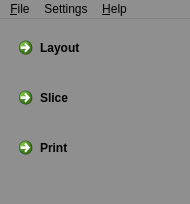
<?xml version="1.0" encoding="UTF-8"?>
<ui version="4.0">
 <class>MainWindow</class>
 <widget class="QMainWindow" name="MainWindow">
  <property name="geometry">
   <rect>
    <x>0</x>
    <y>0</y>
    <width>190</width>
    <height>204</height>
   </rect>
  </property>
  <property name="palette">
   <palette>
    <active>
     <colorrole role="Base">
      <brush brushstyle="SolidPattern">
       <color alpha="255">
        <red>255</red>
        <green>255</green>
        <blue>255</blue>
       </color>
      </brush>
     </colorrole>
     <colorrole role="Window">
      <brush brushstyle="SolidPattern">
       <color alpha="255">
        <red>143</red>
        <green>143</green>
        <blue>143</blue>
       </color>
      </brush>
     </colorrole>
    </active>
    <inactive>
     <colorrole role="Base">
      <brush brushstyle="SolidPattern">
       <color alpha="255">
        <red>255</red>
        <green>255</green>
        <blue>255</blue>
       </color>
      </brush>
     </colorrole>
     <colorrole role="Window">
      <brush brushstyle="SolidPattern">
       <color alpha="255">
        <red>143</red>
        <green>143</green>
        <blue>143</blue>
       </color>
      </brush>
     </colorrole>
    </inactive>
    <disabled>
     <colorrole role="Base">
      <brush brushstyle="SolidPattern">
       <color alpha="255">
        <red>143</red>
        <green>143</green>
        <blue>143</blue>
       </color>
      </brush>
     </colorrole>
     <colorrole role="Window">
      <brush brushstyle="SolidPattern">
       <color alpha="255">
        <red>143</red>
        <green>143</green>
        <blue>143</blue>
       </color>
      </brush>
     </colorrole>
    </disabled>
   </palette>
  </property>
  <property name="windowTitle">
   <string>B9Creator</string>
  </property>
  <property name="windowIcon">
   <iconset>
    <normaloff>:/B9Edit/icons/editoriconbright.png</normaloff>:/B9Edit/icons/editoriconbright.png</iconset>
  </property>
  <property name="toolTip">
   <string/>
  </property>
  <property name="statusTip">
   <string/>
  </property>
  <property name="whatsThis">
   <string/>
  </property>
  <widget class="QWidget" name="centralWidget">
   <property name="focusPolicy">
    <enum>Qt::NoFocus</enum>
   </property>
   <layout class="QGridLayout" name="gridLayout">
    <item row="0" column="0">
     <widget class="QCommandLinkButton" name="commandLayout">
      <property name="toolTip">
       <string>Prepare a Layout containing your 3D Model(s)</string>
      </property>
      <property name="statusTip">
       <string/>
      </property>
      <property name="text">
       <string>Layout</string>
      </property>
      <property name="checkable">
       <bool>true</bool>
      </property>
     </widget>
    </item>
    <item row="1" column="0">
     <widget class="QCommandLinkButton" name="commandSlice">
      <property name="toolTip">
       <string>Slice your 3D Layout in preparation for printing</string>
      </property>
      <property name="text">
       <string>Slice</string>
      </property>
      <property name="checkable">
       <bool>true</bool>
      </property>
     </widget>
    </item>
    <item row="2" column="0">
     <widget class="QCommandLinkButton" name="commandPrint">
      <property name="toolTip">
       <string>Select your Print Job and begin the printing process.</string>
      </property>
      <property name="text">
       <string>Print</string>
      </property>
      <property name="checkable">
       <bool>false</bool>
      </property>
     </widget>
    </item>
   </layout>
  </widget>
  <widget class="QStatusBar" name="statusBar">
   <property name="palette">
    <palette>
     <active>
      <colorrole role="WindowText">
       <brush brushstyle="SolidPattern">
        <color alpha="255">
         <red>117</red>
         <green>0</green>
         <blue>0</blue>
        </color>
       </brush>
      </colorrole>
     </active>
     <inactive>
      <colorrole role="WindowText">
       <brush brushstyle="SolidPattern">
        <color alpha="255">
         <red>117</red>
         <green>0</green>
         <blue>0</blue>
        </color>
       </brush>
      </colorrole>
     </inactive>
     <disabled>
      <colorrole role="WindowText">
       <brush brushstyle="SolidPattern">
        <color alpha="255">
         <red>120</red>
         <green>120</green>
         <blue>120</blue>
        </color>
       </brush>
      </colorrole>
     </disabled>
    </palette>
   </property>
   <property name="font">
    <font>
     <pointsize>9</pointsize>
    </font>
   </property>
   <property name="layoutDirection">
    <enum>Qt::RightToLeft</enum>
   </property>
   <property name="sizeGripEnabled">
    <bool>false</bool>
   </property>
  </widget>
  <widget class="QMenuBar" name="menuBar">
   <property name="geometry">
    <rect>
     <x>0</x>
     <y>0</y>
     <width>190</width>
     <height>21</height>
    </rect>
   </property>
   <property name="font">
    <font>
     <pointsize>9</pointsize>
    </font>
   </property>
   <property name="mouseTracking">
    <bool>true</bool>
   </property>
   <property name="focusPolicy">
    <enum>Qt::NoFocus</enum>
   </property>
   <property name="acceptDrops">
    <bool>true</bool>
   </property>
   <property name="statusTip">
    <string/>
   </property>
   <property name="styleSheet">
    <string notr="true"/>
   </property>
   <property name="defaultUp">
    <bool>false</bool>
   </property>
   <property name="nativeMenuBar">
    <bool>true</bool>
   </property>
   <widget class="QMenu" name="menuFile">
    <property name="focusPolicy">
     <enum>Qt::NoFocus</enum>
    </property>
    <property name="title">
     <string>&amp;File</string>
    </property>
    <addaction name="action_Layout"/>
    <addaction name="action_Slice"/>
    <addaction name="actionEdit_Job"/>
    <addaction name="action_Print"/>
    <addaction name="separator"/>
    <addaction name="actionExit"/>
   </widget>
   <widget class="QMenu" name="menuAbout">
    <property name="title">
     <string>&amp;Help</string>
    </property>
    <addaction name="actionB9Creator_Terminal_Utility"/>
    <addaction name="actionAbout_B9Creator"/>
   </widget>
   <widget class="QMenu" name="menuSettings">
    <property name="title">
     <string>Settings</string>
    </property>
    <addaction name="actionCheck_For_Updates"/>
    <addaction name="separator"/>
    <addaction name="actionMaterialsCatalog"/>
    <addaction name="action_Printer_Cycle_Settings"/>
    <addaction name="separator"/>
    <addaction name="actionBuild_Table"/>
    <addaction name="actionProjector"/>
   </widget>
   <addaction name="menuFile"/>
   <addaction name="menuSettings"/>
   <addaction name="menuAbout"/>
  </widget>
  <action name="actionSettings">
   <property name="text">
    <string>&amp;Settings...</string>
   </property>
  </action>
  <action name="actionAbout_B9Creator">
   <property name="text">
    <string>&amp;About B9Creator</string>
   </property>
  </action>
  <action name="actionIndex">
   <property name="text">
    <string>Index</string>
   </property>
  </action>
  <action name="actionMaterialsCatalog">
   <property name="text">
    <string>&amp;Materials Catalog...</string>
   </property>
  </action>
  <action name="actionExit">
   <property name="text">
    <string>E&amp;xit</string>
   </property>
   <property name="toolTip">
    <string>Exit</string>
   </property>
  </action>
  <action name="actionContents">
   <property name="enabled">
    <bool>false</bool>
   </property>
   <property name="text">
    <string>&amp;Contents</string>
   </property>
  </action>
  <action name="actionContext">
   <property name="text">
    <string>Context</string>
   </property>
   <property name="shortcut">
    <string>F1</string>
   </property>
  </action>
  <action name="actionExit_Open_Log_File">
   <property name="text">
    <string>Exit &amp;&amp; Open &amp;Log File</string>
   </property>
  </action>
  <action name="actionB9Creator_Terminal_Utility">
   <property name="text">
    <string>B9Creator &amp;Terminal Utility...</string>
   </property>
   <property name="toolTip">
    <string>Monitor Serial Communications</string>
   </property>
   <property name="shortcutContext">
    <enum>Qt::WindowShortcut</enum>
   </property>
   <property name="visible">
    <bool>true</bool>
   </property>
  </action>
  <action name="actionCheck_For_Updates">
   <property name="text">
    <string>Check For &amp;Updates</string>
   </property>
  </action>
  <action name="actionEdit_Job">
   <property name="text">
    <string>&amp;Edit...</string>
   </property>
  </action>
  <action name="action_Printer_Cycle_Settings">
   <property name="text">
    <string>Printer &amp;Cycle Settings...</string>
   </property>
  </action>
  <action name="action_Layout">
   <property name="text">
    <string>&amp;Layout...</string>
   </property>
  </action>
  <action name="action_Slice">
   <property name="text">
    <string>&amp;Slice...</string>
   </property>
  </action>
  <action name="action_Print">
   <property name="text">
    <string>&amp;Print...</string>
   </property>
  </action>
  <action name="actionBuild_Table">
   <property name="text">
    <string>Calibrate &amp;Build Table...</string>
   </property>
  </action>
  <action name="actionProjector">
   <property name="text">
    <string>Calibrate &amp;Projector...</string>
   </property>
  </action>
 </widget>
 <layoutdefault spacing="6" margin="11"/>
 <resources/>
 <connections>
  <connection>
   <sender>actionExit_Open_Log_File</sender>
   <signal>triggered()</signal>
   <receiver>MainWindow</receiver>
   <slot>showLogAndExit()</slot>
   <hints>
    <hint type="sourcelabel">
     <x>-1</x>
     <y>-1</y>
    </hint>
    <hint type="destinationlabel">
     <x>101</x>
     <y>120</y>
    </hint>
   </hints>
  </connection>
  <connection>
   <sender>actionExit</sender>
   <signal>triggered()</signal>
   <receiver>MainWindow</receiver>
   <slot>close()</slot>
   <hints>
    <hint type="sourcelabel">
     <x>-1</x>
     <y>-1</y>
    </hint>
    <hint type="destinationlabel">
     <x>101</x>
     <y>120</y>
    </hint>
   </hints>
  </connection>
  <connection>
   <sender>actionB9Creator_Terminal_Utility</sender>
   <signal>triggered()</signal>
   <receiver>MainWindow</receiver>
   <slot>showTerminal()</slot>
   <hints>
    <hint type="sourcelabel">
     <x>-1</x>
     <y>-1</y>
    </hint>
    <hint type="destinationlabel">
     <x>101</x>
     <y>120</y>
    </hint>
   </hints>
  </connection>
  <connection>
   <sender>actionContents</sender>
   <signal>triggered()</signal>
   <receiver>MainWindow</receiver>
   <slot>showHelp()</slot>
   <hints>
    <hint type="sourcelabel">
     <x>-1</x>
     <y>-1</y>
    </hint>
    <hint type="destinationlabel">
     <x>101</x>
     <y>120</y>
    </hint>
   </hints>
  </connection>
  <connection>
   <sender>actionMaterialsCatalog</sender>
   <signal>triggered()</signal>
   <receiver>MainWindow</receiver>
   <slot>showCatalog()</slot>
   <hints>
    <hint type="sourcelabel">
     <x>-1</x>
     <y>-1</y>
    </hint>
    <hint type="destinationlabel">
     <x>101</x>
     <y>120</y>
    </hint>
   </hints>
  </connection>
  <connection>
   <sender>actionAbout_B9Creator</sender>
   <signal>triggered()</signal>
   <receiver>MainWindow</receiver>
   <slot>showAbout()</slot>
   <hints>
    <hint type="sourcelabel">
     <x>-1</x>
     <y>-1</y>
    </hint>
    <hint type="destinationlabel">
     <x>101</x>
     <y>120</y>
    </hint>
   </hints>
  </connection>
  <connection>
   <sender>actionCheck_For_Updates</sender>
   <signal>triggered()</signal>
   <receiver>MainWindow</receiver>
   <slot>CheckForUpdates()</slot>
   <hints>
    <hint type="sourcelabel">
     <x>-1</x>
     <y>-1</y>
    </hint>
    <hint type="destinationlabel">
     <x>94</x>
     <y>119</y>
    </hint>
   </hints>
  </connection>
  <connection>
   <sender>actionEdit_Job</sender>
   <signal>triggered()</signal>
   <receiver>MainWindow</receiver>
   <slot>showEdit()</slot>
   <hints>
    <hint type="sourcelabel">
     <x>-1</x>
     <y>-1</y>
    </hint>
    <hint type="destinationlabel">
     <x>94</x>
     <y>119</y>
    </hint>
   </hints>
  </connection>
  <connection>
   <sender>action_Printer_Cycle_Settings</sender>
   <signal>triggered()</signal>
   <receiver>MainWindow</receiver>
   <slot>showPrinterCycles()</slot>
   <hints>
    <hint type="sourcelabel">
     <x>-1</x>
     <y>-1</y>
    </hint>
    <hint type="destinationlabel">
     <x>94</x>
     <y>101</y>
    </hint>
   </hints>
  </connection>
  <connection>
   <sender>action_Layout</sender>
   <signal>triggered()</signal>
   <receiver>MainWindow</receiver>
   <slot>showLayout()</slot>
   <hints>
    <hint type="sourcelabel">
     <x>-1</x>
     <y>-1</y>
    </hint>
    <hint type="destinationlabel">
     <x>94</x>
     <y>101</y>
    </hint>
   </hints>
  </connection>
  <connection>
   <sender>action_Slice</sender>
   <signal>triggered()</signal>
   <receiver>MainWindow</receiver>
   <slot>showSlice()</slot>
   <hints>
    <hint type="sourcelabel">
     <x>-1</x>
     <y>-1</y>
    </hint>
    <hint type="destinationlabel">
     <x>94</x>
     <y>101</y>
    </hint>
   </hints>
  </connection>
  <connection>
   <sender>action_Print</sender>
   <signal>triggered()</signal>
   <receiver>MainWindow</receiver>
   <slot>showPrint()</slot>
   <hints>
    <hint type="sourcelabel">
     <x>-1</x>
     <y>-1</y>
    </hint>
    <hint type="destinationlabel">
     <x>94</x>
     <y>101</y>
    </hint>
   </hints>
  </connection>
  <connection>
   <sender>actionBuild_Table</sender>
   <signal>triggered()</signal>
   <receiver>MainWindow</receiver>
   <slot>showCalibrateBuildTable()</slot>
   <hints>
    <hint type="sourcelabel">
     <x>-1</x>
     <y>-1</y>
    </hint>
    <hint type="destinationlabel">
     <x>94</x>
     <y>101</y>
    </hint>
   </hints>
  </connection>
  <connection>
   <sender>actionProjector</sender>
   <signal>triggered()</signal>
   <receiver>MainWindow</receiver>
   <slot>showCalibrateProjector()</slot>
   <hints>
    <hint type="sourcelabel">
     <x>-1</x>
     <y>-1</y>
    </hint>
    <hint type="destinationlabel">
     <x>94</x>
     <y>101</y>
    </hint>
   </hints>
  </connection>
 </connections>
 <slots>
  <slot>myOpen()</slot>
  <slot>myClose()</slot>
  <slot>showLogAndExit()</slot>
  <slot>showTerminal()</slot>
  <slot>showHelp()</slot>
  <slot>showCatalog()</slot>
  <slot>showPrintWiz()</slot>
  <slot>showAbout()</slot>
  <slot>CheckForUpdates()</slot>
  <slot>showEdit()</slot>
  <slot>showPrinterCycles()</slot>
  <slot>showLayout()</slot>
  <slot>showSlice()</slot>
  <slot>showPrint()</slot>
  <slot>showCalibrateBuildTable()</slot>
  <slot>isConnected()</slot>
  <slot>showCalibrateProjector()</slot>
 </slots>
</ui>
